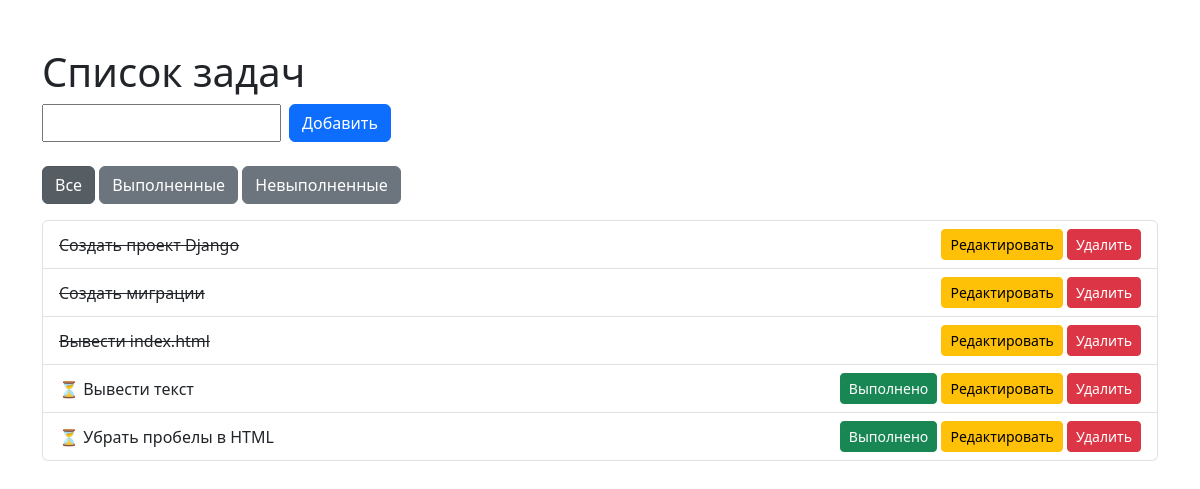
Before: / with the older database file.
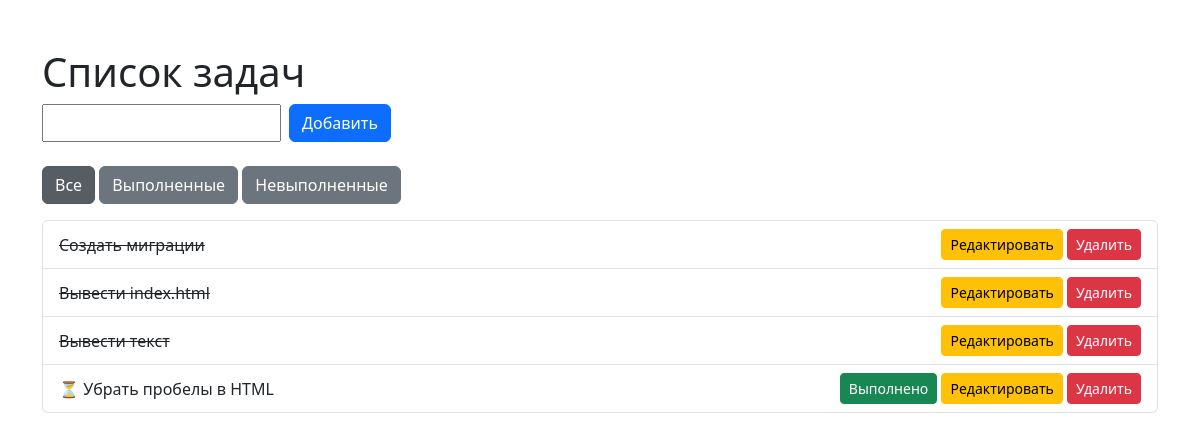
After: the same page with the newer database file.
### hello/models.py (models this page shows, shortened)
class Task(models.Model):
    title = models.CharField(max_length=200)
    is_completed = models.BooleanField(default=False)

### hello/views.py (the view)
# urls.py: path('', views.home, name='home'),
def home(request):
    tasks = Task.objects.all()
    if request.method == 'POST':
        form = TaskForm(request.POST)
        if form.is_valid():
            form.save()
            return redirect('home')
    else:
        form = TaskForm()
    return render(request, 'hello/index.html', {'tasks': tasks, 'form': form, 'filter': 'all'})

### hello/forms.py
class TaskForm(forms.ModelForm):
    class Meta:
        model = Task
        fields = ['title']

### hello/templates/hello/index.html (shortened to what this page needs)
<!DOCTYPE html>
<html lang="ru">
<head>
    <link href="https://cdn.jsdelivr.net/npm/bootstrap@5.3.0/dist/css/bootstrap.min.css" rel="stylesheet">
</head>
<body class="container mt-5">
    <h1>Список задач</h1>
    <form method="POST" class="d-flex mb-4">
        {{ form.title }}
        <button type="submit" class="btn btn-primary ms-2">Добавить</button>
    </form>
    <div class="mb-3">
        <a href="{% url 'filter_tasks' 'all' %}" class="btn btn-secondary {% if filter == 'all' %}active{% endif %}">Все</a>
        <a href="{% url 'filter_tasks' 'completed' %}" class="btn btn-secondary {% if filter == 'completed' %}active{% endif %}">Выполненные</a>
        <a href="{% url 'filter_tasks' 'pending' %}" class="btn btn-secondary {% if filter == 'pending' %}active{% endif %}">Невыполненные</a>
    </div>
    <ul class="list-group">
        {% for task in tasks %}
            <li class="list-group-item d-flex justify-content-between align-items-center">
                {% if task.is_completed %}
                    <s>{{ task.title }}</s>
                {% else %}
                    ⏳ {{ task.title }}
                {% endif %}
                <div>
                    {% if not task.is_completed %}
                        <a href="{% url 'complete_task' task.id %}" class="btn btn-success btn-sm">Выполнено</a>
                    {% endif %}
                    <a href="{% url 'edit_task' task.id %}" class="btn btn-warning btn-sm">Редактировать</a>
                    <a href="{% url 'delete_task' task.id %}" class="btn btn-danger btn-sm">Удалить</a>
                </div>
            </li>
        {% empty %}
            <li class="list-group-item">Нет задач</li>
        {% endfor %}
    </ul>
</body>
</html>

Changed rows visible on the page:
removed Task: title "Создать проект Django"
changed Task "Вывести текст": is_completed False → True (drawn)
